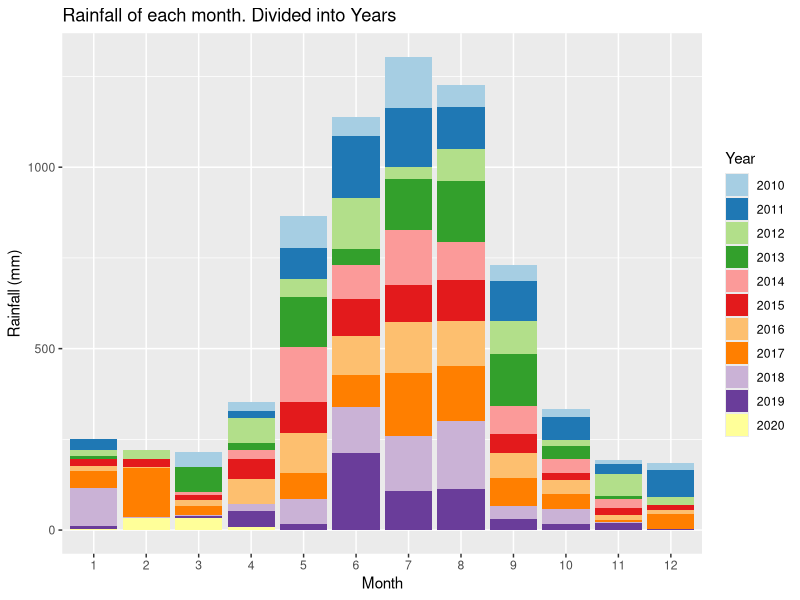
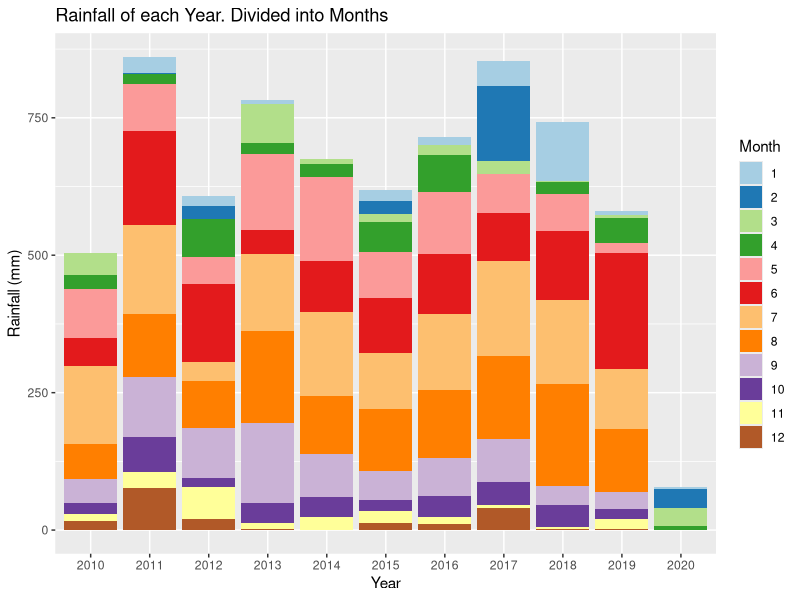
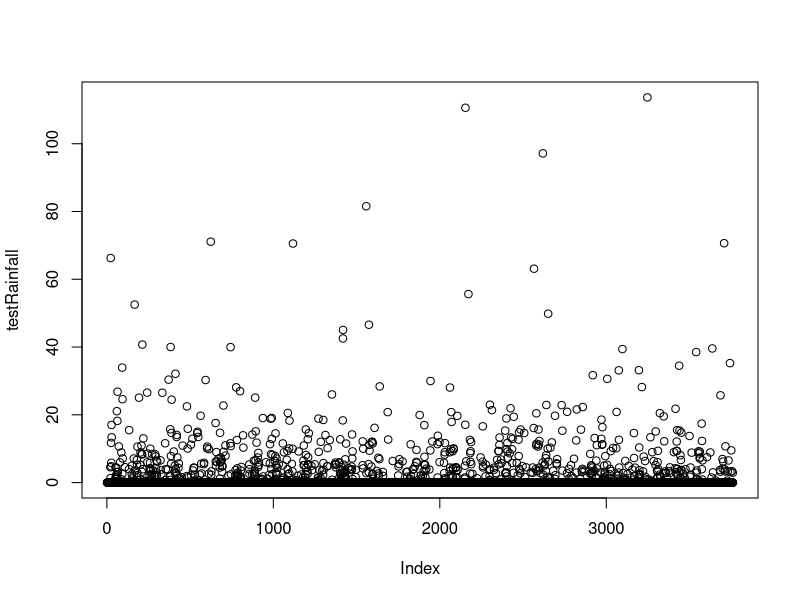
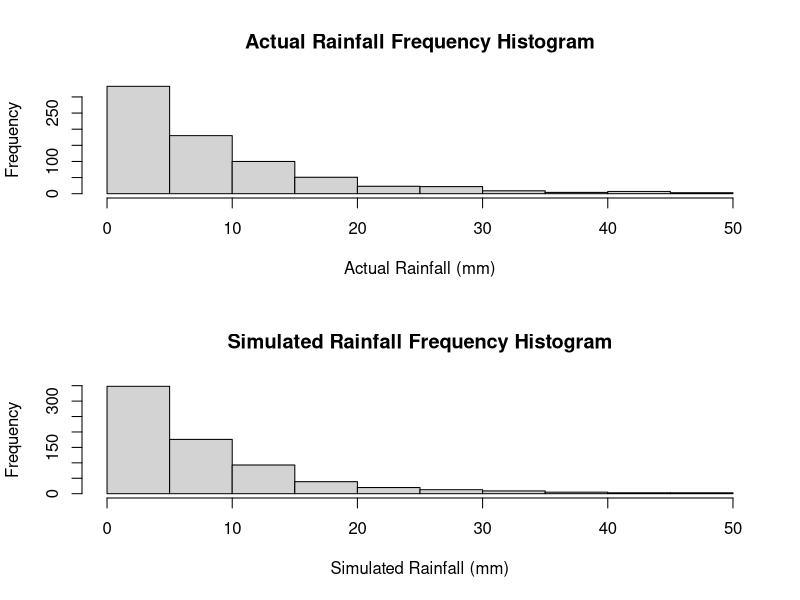
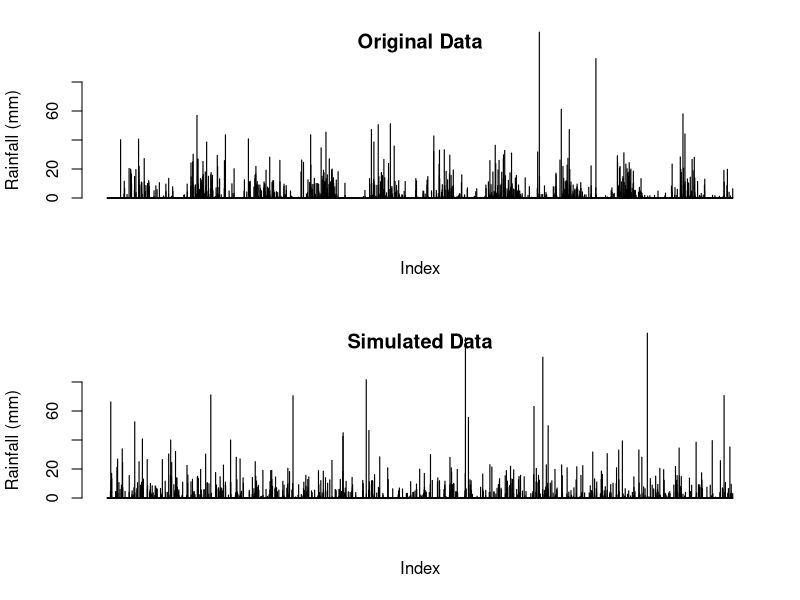
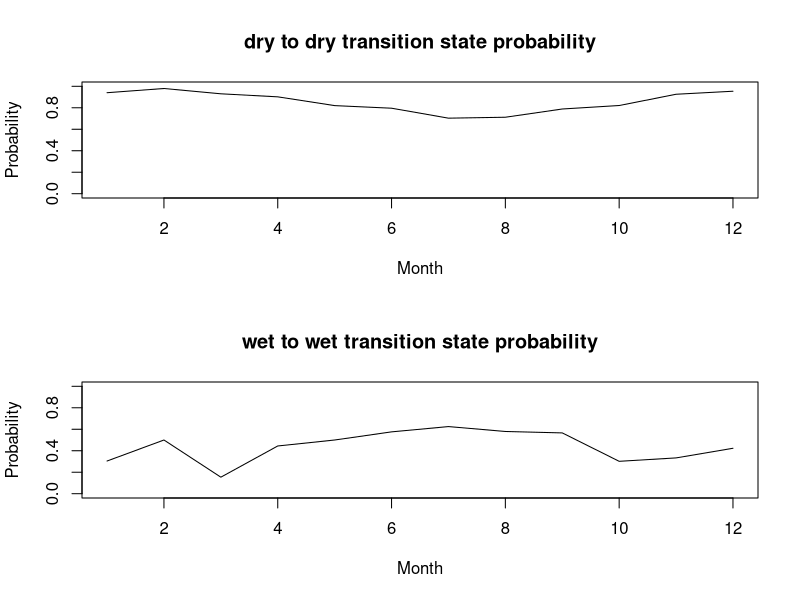
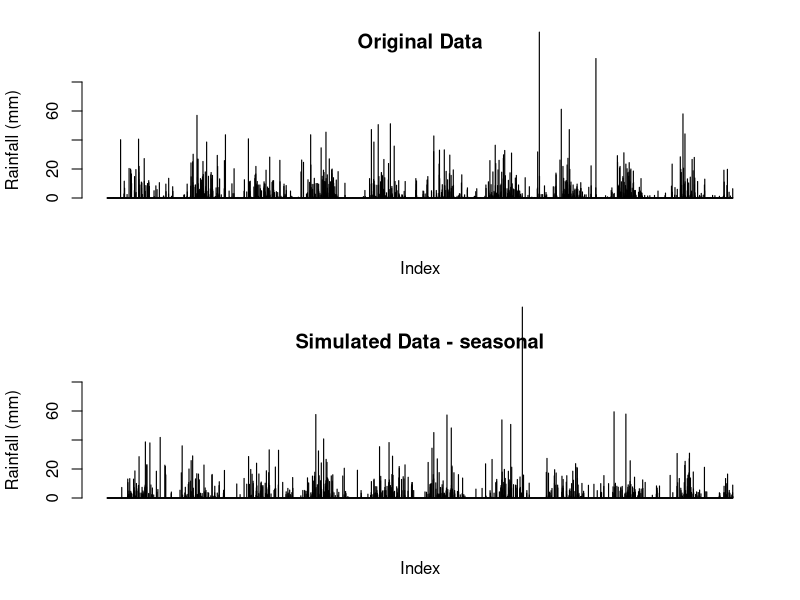
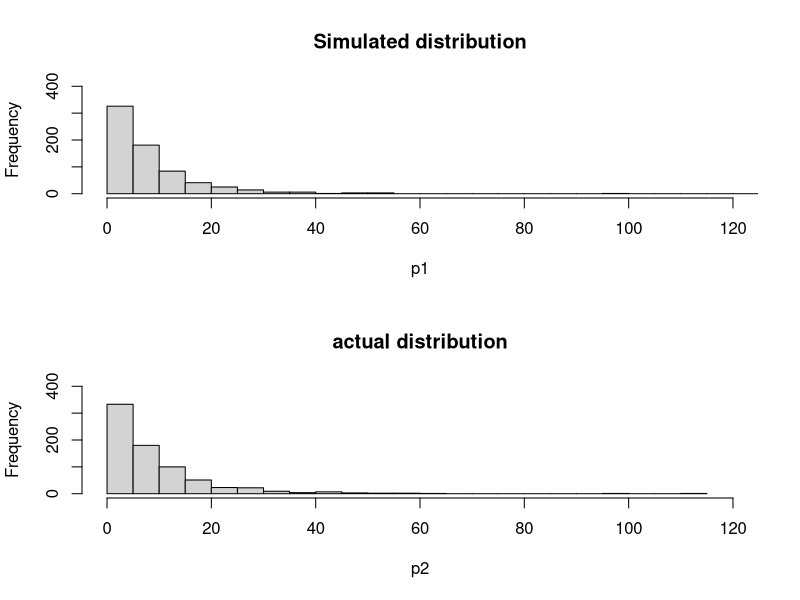

Write R code to recreate these figures, in order.
## ---- chunk 1
knitr::opts_chunk$set(echo = TRUE)
## ---- chunk 2
data <-  read.csv("IDCJAC0009_009225_1800_Data.csv")
weather_data <- data
weather_data <- weather_data[which(is.na(weather_data$Rainfall.amount..millimetres.) == FALSE),]
## ---- chunk 3
table(weather_data$Year, weather_data$Quality)
## ---- chunk 4
weather_data$date <- do.call(paste, c(weather_data[c("Day", "Month", "Year")], sep = "-"))
## ---- chunk 5
state <- function(x){
  stateList <- c()
  for(ii in 1:length(x)){
    if(x[ii] < 1){
      stateList <- c(stateList, "dry")
    }
    if(x[ii] >= 1){
      stateList <- c(stateList, "wet")
    }
  }
  return(stateList)
}
weather_data$state <- state(weather_data$Rainfall.amount..millimetres.)
## ---- chunk 6
transitionState <- function(x){
  transitionStateList <- c('') #can't find transition state of first observation
  for(i in 2:length(x)){
    if(x[i] == "dry"){
      if (x[i-1] == "dry"){
        transitionStateList <- c(transitionStateList, "DryToDry")
      }
      else {
        transitionStateList <- c(transitionStateList, "WetToDry")
      }
    }
    if(x[i] == "wet"){
      if (x[i-1] == "dry"){
        transitionStateList <- c(transitionStateList, "DryToWet")
      }
      else {
        transitionStateList <- c(transitionStateList, "WetToWet")
      }
    }
  }
  return(transitionStateList)
}
weather_data$transitionState <- transitionState(weather_data$state)
## ---- chunk 7
train_data <- subset(weather_data, Year >= 2010)
library(ggplot2)
library(RColorBrewer)

# Plotting the rainfall data (grouped by years and months)
ggplot(train_data, aes(x = factor(Month), y = Rainfall.amount..millimetres., fill = factor(Year))) + 
  geom_bar(stat = "identity") + 
  scale_fill_brewer(palette = "Paired") + 
  xlab("Month")+
  ylab("Rainfall (mm)")+
  labs(fill = "Year")+
  ggtitle("Rainfall of each month. Divided into Years")

ggplot(train_data, aes(x = factor(Year), y = Rainfall.amount..millimetres., fill = factor(Month))) + 
  geom_bar(stat = "identity") + 
  scale_fill_brewer(palette = "Paired") + 
  xlab("Year")+
  ylab("Rainfall (mm)")+
  labs(fill = "Month")+
  ggtitle("Rainfall of each Year. Divided into Months")
## ---- chunk 8
table(train_data$Month, train_data$Year)
## ---- chunk 9
#Calculating transition state probabilities, in general (no respect to month or season)
weatherTable <- table(train_data$transitionState)

probWetToWet = weatherTable['WetToWet'] / (weatherTable['WetToWet'] + weatherTable['WetToDry'])
probWetToWet

probDryToDry = weatherTable['DryToDry'] / (weatherTable['DryToDry'] + weatherTable['DryToWet'])
probDryToDry
## ---- chunk 10
#Basic generator (No seasonal variation)

currentState = "dry" #can make this into a random choice later
                                              #choosing next state depending on probs calculated above
generateRainfallBasic <- function(genLength){
  rainAmountList <- c()
  for (i3 in 1:genLength){
    if (currentState == "dry"){
      if (runif(1) < probDryToDry){
        currentState = "dry"
      }
      else{
        currentState = "wet"
      }
    }
    else if (currentState == "wet"){
      if (runif(1) < probWetToWet){
        currentState = "wet"
      }
      else{
        currentState = "dry"
      }
    }
                                      #generating amount of rainfall if state is wet, else 0
    if (currentState == "wet"){
      rainAmount <- 5*exp(rnorm(1))
      rainAmountList <- c(rainAmountList, rainAmount)
    }
    else{
      rainAmountList <- c(rainAmountList, 0)
    }
  }
  return(rainAmountList)
}
## ---- chunk 11
#Basic generator tests
testRainfall = generateRainfallBasic(3761)
plot(testRainfall)

par(mfrow=c(2,1))
hist(train_data$Rainfall.amount..millimetres.[train_data$Rainfall.amount..millimetres.>1 & train_data$Rainfall.amount..millimetres.<50], xlab = "Actual Rainfall (mm)", main = "Actual Rainfall Frequency Histogram")
hist(testRainfall[testRainfall > 1 & testRainfall <50], xlab = "Simulated Rainfall (mm)", main = "Simulated Rainfall Frequency Histogram")

par(mfrow=c(2,1))
barplot(train_data$Rainfall.amount..millimetres., ylim = c(0,80), main = "Original Data", ylab = "Rainfall (mm)", xlab = "Index")
barplot(testRainfall, ylim = c(0,80), main = "Simulated Data", ylab = "Rainfall (mm)", xlab = "Index")
## ---- chunk 12
#Calculates the transition probabilities for each month
transitonStatesMonthsFrame <- data.frame(list(rep(0, 12), list(rep(0, 12), list(rep(0, 12), list(rep(0, 12)))))) #Initialises 12x4 frame filled with zeroes
names(transitonStatesMonthsFrame) <- c('DryToDry', 'DryToWet', 'WetToDry', 'WetToWet')

#Makes the dataframe with the count of each transition state with each month
for (i4 in 1:dim(train_data)[1]){
  tempTransitionState <- train_data[i4, 'transitionState']
  tempMonth <- train_data[i4, 'Month']
  transitonStatesMonthsFrame[tempMonth, tempTransitionState] <- transitonStatesMonthsFrame[tempMonth, tempTransitionState]+1
}
## ---- chunk 13
#Calculates the probabilities for each month in the data frame
probTransitonStatesMonthsFrame <- transitonStatesMonthsFrame
for (i in 1:dim(transitonStatesMonthsFrame)[1]){
  
  probTransitonStatesMonthsFrame[i, 'DryToDry'] <- transitonStatesMonthsFrame[i, 'DryToDry'] / (transitonStatesMonthsFrame[i, 'DryToDry'] + transitonStatesMonthsFrame[i, 'DryToWet'])
  
  probTransitonStatesMonthsFrame[i, 'DryToWet'] <- transitonStatesMonthsFrame[i, 'DryToWet'] / (transitonStatesMonthsFrame[i, 'DryToDry'] + transitonStatesMonthsFrame[i, 'DryToWet'])
    
  probTransitonStatesMonthsFrame[i, 'WetToDry'] <- transitonStatesMonthsFrame[i, 'WetToDry'] / (transitonStatesMonthsFrame[i, 'WetToDry'] + transitonStatesMonthsFrame[i, 'WetToWet'])
    
  probTransitonStatesMonthsFrame[i, 'WetToWet'] <- transitonStatesMonthsFrame[i, 'WetToWet'] / (transitonStatesMonthsFrame[i, 'WetToDry'] + transitonStatesMonthsFrame[i, 'WetToWet'])
}
## ---- chunk 14
#testing average rainfall when its rains in each month, and for wettowet vs drytowet transitions.
test_w2w <- train_data$Rainfall.amount..millimetres.[train_data$transitionState == "WetToWet"]
test_d2w <- train_data$Rainfall.amount..millimetres.[train_data$transitionState == "DryToWet"]
mean(test_w2w)
mean(test_d2w)
wilcox.test(test_d2w, test_w2w)
#since resulting wilcox test p-value is 0.85, we conclude that theres no difference in rainfall depending on the transition state, and do not need to include it in our model.


test_rainfallPerMonth <- c()
for (i in 1:12){
  temp<- train_data$Rainfall.amount..millimetres.[train_data$state == "wet" & train_data$Month == i]
  test_rainfallPerMonth <- c(test_rainfallPerMonth, list(temp))
  rm(temp)
}

test_rainfallPerMonth <- train_data[train_data$state == "wet",c(4,6)]
kruskal.test(Rainfall.amount..millimetres. ~ Month, data = test_rainfallPerMonth)
#p-val = 0.00016, therefore difference between average rainfall for each 

## ---- chunk 15
#How the transition state probabilities vary for each month
plot(probTransitonStatesMonthsFrame$DryToDry, ylim = c(0,1), xlab = "Month", main = "dry to dry transition state probability", type = 'l', ylab = "Probability")
plot(probTransitonStatesMonthsFrame$WetToWet, ylim = c(0,1), xlab = "Month", main = "wet to wet transition state probability", type = 'l', ylab = "Probability")
## ---- chunk 16
#weather generator accounting  for seasonal variation of transition states or something i hope
#yes this is just a spicy version of basic generator it's mostly the same in fact if i forget to even do this it is the same

generateRainfallSeasonal <- function(input){
  currentState = "dry" #can make this into a random choice later
  rainAmountList <- c()
  for (i5 in 1:dim(input)[1]){
    if (currentState == "dry"){
      if (runif(1) < probTransitonStatesMonthsFrame[input[i5, 'Month'], 'DryToDry']){ #now inputs depending on the month of input
        currentState = "dry"
      }
      else{
        currentState = "wet"
      }
    }
    else if (currentState == "wet"){
      if (runif(1) < probTransitonStatesMonthsFrame[input[i5, 'Month'], 'WetToWet']){
        currentState = "wet"
      }
      else{
        currentState = "dry"
      }
    }
                                      #generating amount of rainfall if state is wet, else 0
    if (currentState == "wet"){
      rainAmount <- 5*exp(rnorm(1)) #now log-normal dist, 5 used because is close to mean of weather_data's / the mean of what exp(rnorm(1)) is by default
      rainAmountList <- c(rainAmountList, rainAmount)
    }
    else{
      rainAmountList <- c(rainAmountList, 0)
    }
  }
  return(rainAmountList)
}
## ---- chunk 17
#testing code for seasonal generator
inputSeasonalRainfall <- dplyr::select(train_data, 'Year', 'Month', 'Day') #using existing train data's dates to input to function, instead of putting in just how many to generate

testSeasonalRainfall = generateRainfallSeasonal(inputSeasonalRainfall)
## ---- chunk 18
par(mfrow=c(2,1))
barplot(train_data$Rainfall.amount..millimetres., ylim = c(0,80), main = "Original Data", ylab = "Rainfall (mm)", xlab = "Index")
barplot(testSeasonalRainfall, ylim = c(0,80), main = "Simulated Data - seasonal", ylab = "Rainfall (mm)", xlab = "Index")
## ---- chunk 19
#comparing log-normal against actual data, veeerryyyy close fit, will use log-normal for rainfall sim
p1 <- 5*exp(rnorm(732))
p1 <- p1[p1>1]
hist(p1, breaks = 30, xlim = c(0,120), ylim = c(0,400), main = "Simulated distribution")

p2 <- train_data$Rainfall.amount..millimetres.[train_data$Rainfall.amount..millimetres.>1]
hist(p2, breaks = 30, xlim = c(0,120), ylim = c(0,400), main = "actual distribution")

## ---- chunk 20
set.seed(100345)

sampID <- sample.int(nrow(train_data), size = 0.5*nrow(train_data), replace = FALSE)
train_data <- train_data[sampID,] # 50% of data for training
test_data <- train_data[-sampID,] # 50% for testing
## ---- chunk 21
#code to calculate transition probabilities for each month (copied from earlier)

transitonStatesMonthsFrame <- data.frame(list(rep(0, 12), list(rep(0, 12), list(rep(0, 12), list(rep(0, 12)))))) #initialising frame by creating 12x4 frame filled with zeroes
names(transitonStatesMonthsFrame) <- c('DryToDry', 'DryToWet', 'WetToDry', 'WetToWet') #name da columns

for (i4 in 1:dim(train_data)[1]){ #making dataframe with count of each transition state for each month
  tempTransitionState <- train_data[i4, 'transitionState']
  tempMonth <- train_data[i4, 'Month']
  transitonStatesMonthsFrame[tempMonth, tempTransitionState] <- transitonStatesMonthsFrame[tempMonth, tempTransitionState]+1
}
## ---- chunk 22
#also copied from earlier
probTransitonStatesMonthsFrame<- transitonStatesMonthsFrame
for (i in 1:dim(transitonStatesMonthsFrame)[1]){ #calculating transition probs for each month in df
  
  probTransitonStatesMonthsFrame[i, 'DryToDry'] <- transitonStatesMonthsFrame[i, 'DryToDry'] / (transitonStatesMonthsFrame[i, 'DryToDry'] + transitonStatesMonthsFrame[i, 'DryToWet'])
  
  probTransitonStatesMonthsFrame[i, 'DryToWet'] <- transitonStatesMonthsFrame[i, 'DryToWet'] / (transitonStatesMonthsFrame[i, 'DryToDry'] + transitonStatesMonthsFrame[i, 'DryToWet'])
    
  probTransitonStatesMonthsFrame[i, 'WetToDry'] <- transitonStatesMonthsFrame[i, 'WetToDry'] / (transitonStatesMonthsFrame[i, 'WetToDry'] + transitonStatesMonthsFrame[i, 'WetToWet'])
    
  probTransitonStatesMonthsFrame[i, 'WetToWet'] <- transitonStatesMonthsFrame[i, 'WetToWet'] / (transitonStatesMonthsFrame[i, 'WetToDry'] + transitonStatesMonthsFrame[i, 'WetToWet'])
}
## ---- chunk 23
#generate test data
testSeasonalRainfall50 = generateRainfallSeasonal(train_data)
## ---- chunk 24
par(mfrow = c(2, 1))

barplot(testSeasonalRainfall50, ylab = "Rainfall (mm)", xlab = "index", main = "Simulated data")
barplot(test_data$Rainfall.amount..millimetres., ylab = "Rainfall (mm)", xlab  = "index", main = "Actual data")
## ---- chunk 25
train_data <- subset(weather_data, Year >= 2010)
train10_data <- subset(weather_data, Year >= 2009 & Year < 2019)
data_2019 <- subset(weather_data, Year == 2019)
## ---- chunk 26
#code to calculate transition probabilities for each month (copied from earlier)

transitonStatesMonthsFrame <- data.frame(list(rep(0, 12), list(rep(0, 12), list(rep(0, 12), list(rep(0, 12)))))) #initialising frame by creating 12x4 frame filled with zeroes
names(transitonStatesMonthsFrame) <- c('DryToDry', 'DryToWet', 'WetToDry', 'WetToWet') #name da columns

for (i4 in 1:dim(train10_data)[1]){ #making dataframe with count of each transition state for each month
  tempTransitionState <- train10_data[i4, 'transitionState']
  tempMonth <- train10_data[i4, 'Month']
  transitonStatesMonthsFrame[tempMonth, tempTransitionState] <- transitonStatesMonthsFrame[tempMonth, tempTransitionState]+1
}
## ---- chunk 27
#also copied from earlier
probTransitonStatesMonthsFrame<- transitonStatesMonthsFrame
for (i in 1:dim(transitonStatesMonthsFrame)[1]){ #calculating transition probs for each month in df
  
  probTransitonStatesMonthsFrame[i, 'DryToDry'] <- transitonStatesMonthsFrame[i, 'DryToDry'] / (transitonStatesMonthsFrame[i, 'DryToDry'] + transitonStatesMonthsFrame[i, 'DryToWet'])
  
  probTransitonStatesMonthsFrame[i, 'DryToWet'] <- transitonStatesMonthsFrame[i, 'DryToWet'] / (transitonStatesMonthsFrame[i, 'DryToDry'] + transitonStatesMonthsFrame[i, 'DryToWet'])
    
  probTransitonStatesMonthsFrame[i, 'WetToDry'] <- transitonStatesMonthsFrame[i, 'WetToDry'] / (transitonStatesMonthsFrame[i, 'WetToDry'] + transitonStatesMonthsFrame[i, 'WetToWet'])
    
  probTransitonStatesMonthsFrame[i, 'WetToWet'] <- transitonStatesMonthsFrame[i, 'WetToWet'] / (transitonStatesMonthsFrame[i, 'WetToDry'] + transitonStatesMonthsFrame[i, 'WetToWet'])
}
## ---- chunk 28
# using month probabilites generate one years worth of data 
monthList <- subset(weather_data, Year == 2011) # a year that isn't a leap year to get the month list, as generation algorithm only requires months
monthList <- monthList['Month']
testSeasonalRainfall10 <- generateRainfallSeasonal(monthList)
## ---- chunk 29
#compare generated year against 2019
par(mfrow = c(2,1))
barplot(testSeasonalRainfall10, xlab = "Index", ylab = "Rainfall (mm)", main = "Simulated Rainfall")
barplot(data_2019$Rainfall.amount..millimetres., xlab = "Index", ylab = "Rainfall (mm)", main = "2019 Rainfall")


# check other years for comparison
par(mfrow = c(3,2))
barplot(testSeasonalRainfall10, xlab = "Index", ylab = "Rainfall (mm)", main = "Simulated Rainfall")
year <- subset(weather_data, Year == 2015)
barplot(year$Rainfall.amount..millimetres., xlab = "Index", ylab = "Rainfall (mm)", main = "2015 Rainfall")
year <- subset(weather_data, Year == 2008)
barplot(year$Rainfall.amount..millimetres., xlab = "Index", ylab = "Rainfall (mm)", main = "2008 Rainfall")
year <- subset(weather_data, Year == 2017)
barplot(year$Rainfall.amount..millimetres., xlab = "Index", ylab = "Rainfall (mm)", main = "2017 Rainfall")
year <- subset(weather_data, Year == 2007)
barplot(year$Rainfall.amount..millimetres., xlab = "Index", ylab = "Rainfall (mm)", main = "2007 Rainfall")
year <- subset(weather_data, Year == 2013)
barplot(year$Rainfall.amount..millimetres., xlab = "Index", ylab = "Rainfall (mm)", main = "2013 Rainfall")
rm(year)
## ---- chunk 30
temp <- subset(weather_data, weather_data$state == "wet")
mean(temp$Rainfall.amount..millimetres.)
rm(temp)
## ---- chunk 31
# Creates a graph of difference in rainfall for years, weeks, months, years to see if there are any potential patterns.

# Creates a list of the weekly rainfall
RainfallWeekly <- data.frame("Rainfall (mm)", "Week")
colnames(RainfallWeekly) <- c("Rainfall (mm)", "Week")
RainfallWeekly$`Rainfall (mm)` <- as.numeric(RainfallWeekly$`Rainfall (mm)`)
RainfallWeekly$Week <- as.numeric(RainfallWeekly$Week)
week = 1
weekRain = 0
for(ii in c(1: nrow(weather_data))){
  weekRain = weekRain + weather_data[ii, 6] # rainfall amount for that row
  
  if(ii%%7 == 0){ # every 7th row
    RainfallWeekly[(ii/7), 1] <- weekRain # 1 row of RainfallWeekly created every 7 rows (1 weeks) - inserting rainfall total for that week
    RainfallWeekly[(ii/7), 2] <- week
    week = week + 1
    weekRain = 0 # clear total rainfall to prepare for next week
  }
}
## ---- chunk 32
RainfallWeeklyDiff <- data.frame(c(1:(nrow(RainfallWeekly)-1)), c(1:(nrow(RainfallWeekly)-1))) # data frame with two columns, one less row than RainfallWeekly
colnames(RainfallWeeklyDiff) <- c("Rainfall diff (mm)", "Week")
RainfallWeeklyDiff$`Rainfall diff (mm)` <- diff(RainfallWeekly$`Rainfall (mm)`) # change in weeks
## ---- chunk 33
# plot first 700 weeks first against the difference in rainfall, and then the rainfall per week
par(mfrow = c(4,1))
plot(RainfallWeeklyDiff[c(1:350), 2], RainfallWeeklyDiff[c(1:350), 1], xlab = "week", ylab = "change in rainfall (mm)", cex = 2, type = "b")
plot(RainfallWeekly[c(1:350), 2], RainfallWeekly[c(1:350), 1], xlab = "week", ylab = "rainfall (mm)", type = "l")
plot(RainfallWeeklyDiff[c(351:700), 2], RainfallWeeklyDiff[c(351:700), 1], xlab = "week", ylab = "change in rainfall (mm)", cex = 2, type = "b")
plot(RainfallWeekly[c(351:700), 2], RainfallWeekly[c(351:700), 1], xlab = "week", ylab = "rainfall (mm)", type = "l")

## ---- chunk 34
# plot second 700 weeks first against the difference in rainfall, and then the rainfall per week
par(mfrow = c(4,1))
plot(RainfallWeeklyDiff[c(701:1050), 2], RainfallWeeklyDiff[c(701:1050), 1], xlab = "week", ylab = "change in rainfall (mm)", cex = 2, type = "b")
plot(RainfallWeekly[c(701:1050), 2], RainfallWeekly[c(701:1050), 1], xlab = "week", ylab = "rainfall (mm)", type = "l")
plot(RainfallWeeklyDiff[c(1051:1414), 2], RainfallWeeklyDiff[c(1051:1414), 1], xlab = "week", ylab = "change in rainfall (mm)", cex = 2, type = "b")
plot(RainfallWeekly[c(1051:1414), 2], RainfallWeekly[c(1051:1414), 1], xlab = "week", ylab = "rainfall (mm)", type = "l")
## ---- chunk 35
rainSort_2019 <- data_2019$Rainfall.amount..millimetres.
# qqplot before removing 'dry' days
qqnorm(rainSort_2019, pch = 1, frame = F, main = "Normal Q-Q Plot of Rainfall 2019 (including dry days)")
qqline(rainSort_2019, col = "red", lwd = 2)
rainSort_2019 <- rainSort_2019[which(rainSort_2019 != 0)]
# qqplot after removing 'dry' days
qqnorm(rainSort_2019, pch = 1, frame = F, main = "Normal Q-Q Plot of Rainfall 2019 (excluding dry days)")
qqline(rainSort_2019, col = "red", lwd = 2)
hist(rainSort_2019, breaks = 50)
# data is not normally distributed
rm(rainSort_2019)
## ---- chunk 36
rain2019 <- subset(weather_data, Year == 2019)
length(rain2019$Rainfall.amount..millimetres.)
length(testSeasonalRainfall10)
## ---- chunk 37
table(rain2019$Month)
# missing a day from October and December
table(rain2019$Day)
# one month is missing a day 5, and another is missing a day 19 (both 11 when should be 12)
temp <- subset(rain2019, Day == 5)
temp$Month # 5th of October missing

temp <- subset(rain2019, Day == 19)
temp$Month # 19th of December missing
rm(temp)
## ---- chunk 38
# to perform Wilcoxon Signed Rank test, remove those dates from testSeasonalRainfall10
# 2019 is a non leap year

which(rain2019$date == "4-10-2019") # find what row the day before 5-10-2019 is
# thereforer 5-10-2019 would be row 278 (277+1)
which(rain2019$date == "18-12-2019") # find what row the day before 5-10-2019 is
# thereforer 5-10-2019 would be row 353 (351+2). Add two as both 5th october and 19th december are missing

simRainfall2019 <- testSeasonalRainfall10[-c(278, 353)] # remove day 278 and day 353 data drom testSeasonalRainfall10
## ---- chunk 39
# test of testSeasonalRainfall10 against 2019 rainfall (testSeasonalRainfall10 was simulation of 2019 rainfall)
wilcox.test(simRainfall2019, rain2019$Rainfall.amount..millimetres., paired = T, alternative = "t")


# as the p-value = 0.9695, it can be concluded that there is no significant diference between the simulated 2019 data and the actual 2019 data. This means that the data is not consistently too high or too low. 
# While the simulation may not be an accurate prediction of 2019 (as seen in the barplots), the simulation was also not logically flawed, as there is not a significant difference between the median of the simulation and the median of the actual
## ---- chunk 40
median(simRainfall2019)
median(rain2019$Rainfall.amount..millimetres.)

# given the number of dry days, it makes sense that the median's would be very similar in the Wilcoxon Signed Rank test
rm(simRainfall2019)
